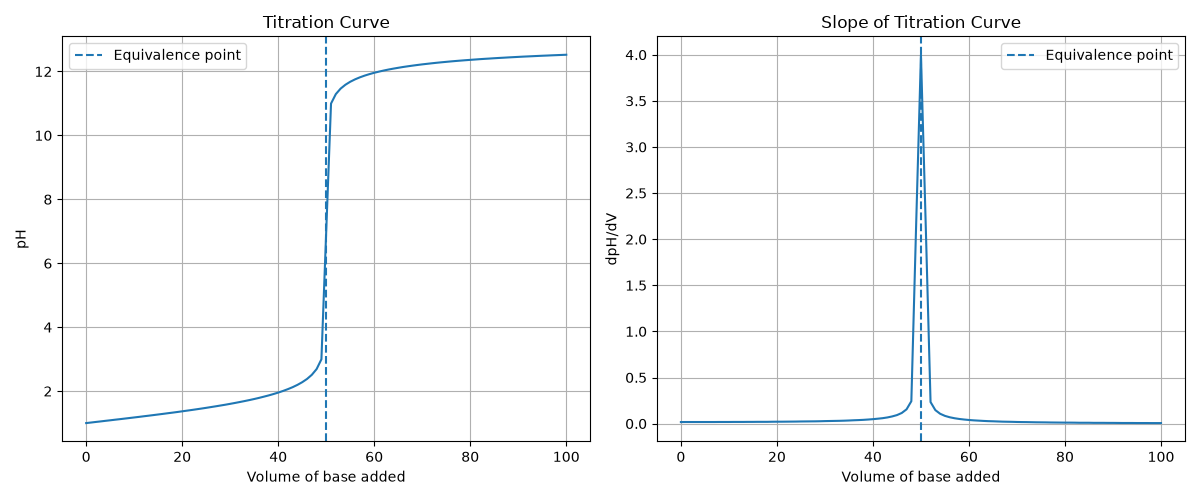

This chart was generated by the following Python code:
"""
PW2 Lab B Part 5 (bonus) -- find a titration's equivalence point.

titration.csv holds a titration curve: pH versus the volume of base added.
The equivalence point is the volume where the pH changes fastest (the steep
jump). Numerically, that is where the SLOPE of the pH curve is largest.
Run:  python titration.py
"""
import numpy as np
import matplotlib.pyplot as plt

# TODO 1: read titration.csv (columns volume_base, pH) into arrays V, pH.
data = np.loadtxt("titration.csv", delimiter=",", skiprows=1)

V = data[:, 0]
pH = data[:, 1]

# TODO 2: compute the slope of the pH curve with np.gradient(pH, V), and find
#         the volume where that slope is largest (np.argmax). That is the
#         equivalence point. Print it.
slope = np.gradient(pH, V)

max_index = np.argmax(slope)
equivalence_volume = V[max_index]

print("Equivalence point volume:", equivalence_volume)

# TODO 3: make two plots side by side: (left) pH vs volume with a line at the
#         equivalence point; (right) the slope vs volume, showing it peaks
#         at the equivalence point. Save as titration.png.

fig, axes = plt.subplots(1, 2, figsize=(12, 5))

axes[0].plot(V, pH)
axes[0].axvline(
    equivalence_volume,
    linestyle="--",
    label="Equivalence point"
)
axes[0].set_xlabel("Volume of base added")
axes[0].set_ylabel("pH")
axes[0].set_title("Titration Curve")
axes[0].legend()
axes[0].grid()

axes[1].plot(V, slope)
axes[1].axvline(
    equivalence_volume,
    linestyle="--",
    label="Equivalence point"
)
axes[1].set_xlabel("Volume of base added")
axes[1].set_ylabel("dpH/dV")
axes[1].set_title("Slope of Titration Curve")
axes[1].legend()
axes[1].grid()

plt.tight_layout()
plt.savefig("titration.png")
plt.show()
